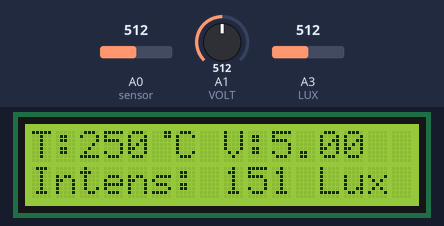
Simulated run of this sketch. Board: Arduino Uno, built with avr-gcc and run on an emulated ATmega328P. On the bench: 16×2 character LCD. The test bench sets the inputs (shaded band); at power-on: A1 (VOLT) = 512, A3 (LUX) = 512, A0 (sensor) = 512. What the sketch prints to the serial monitor is not drawn.

Above: at 3.2 s.
3.3 s: A1 (VOLT) set to 716
At 4.9 s:
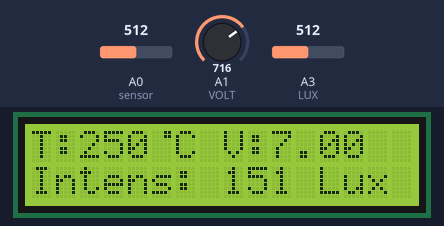
5.2 s: A3 (LUX) set to 716
At 6.5 s:
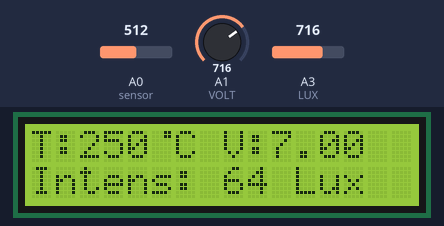
6.8 s: A0 (sensor) set to 716
At 8.1 s:
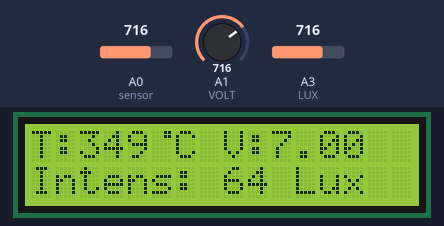
8.4 s: A1 (VOLT) set to 900
At 8.9 s:
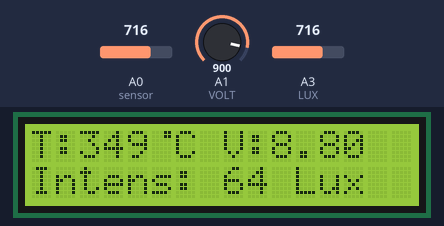
10.0 s: A3 (LUX) set to 900
At 10.6 s:
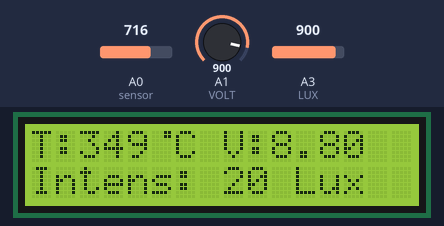
11.6 s: A0 (sensor) set to 900
At 12.3 s:
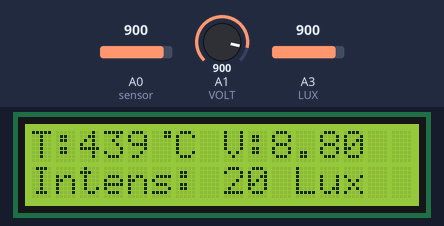
Timing chart, 0 to 14.2 s (numbered marks = the images above; inputs shaded):
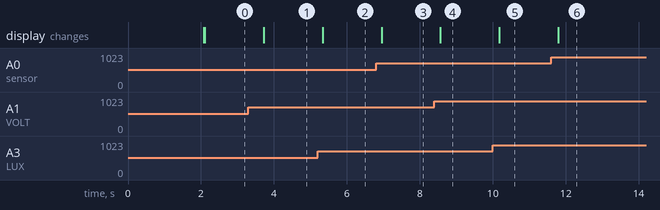

The sketch:

solar1.ino
```cpp
#include<LiquidCrystal.h>
#define sensor A0
#define VOLT A1
#define LUX A3
LiquidCrystal lcd(2,3,4,5,6,7);
float analog_value, temp, volt, volts,lux,Temp;
int temp1, value;
byte degree[8] =
              {
                0b00011,
                0b00011,
                0b00000,
                0b00000,
                0b00000,
                0b00000,
                0b00000,
                0b00000
              };
void setup()
{
  lcd.begin(16,2);
  lcd.createChar(1, degree);
  Serial.begin(9600);
  lcd.setCursor(0,0);
  lcd.print("  Solar Energy  ");
  lcd.setCursor(0,1);
  lcd.print("  Measurement   ");
  delay(2000);
  lcd.clear();
}
void loop()
{
  /*---------Temperature-------*/
     float reading=analogRead(sensor);
     analog_value=reading*(5.0/1023.0)*100;
     delay(10);

  /*---------Voltage----------*/

  temp1=analogRead(VOLT);
  volts= (temp1/511.5)*5;
  delay(10);
  /*-----Light Intensity------*/

   value=analogRead(LUX);
   volt=(value/1023.0)*5;
   lux=((2500/volt)-500)/3.3;
   delay(10);

  /*------Display Result------*/
    lcd.clear();
    lcd.setCursor(0,0);
    lcd.print("T:");
    lcd.print((int)analog_value);
    lcd.write(1);
    lcd.print("C");

    lcd.setCursor(8,0);
    lcd.print("V:");
    lcd.print(volts);

    lcd.setCursor(0,1);
    lcd.print("Intens: ");
    lcd.print((int)lux);
    lcd.print(" Lux");


   Serial.println((int)Temp);
   Serial.println(volts);
   Serial.println((int)lux);
   delay(500);
}
```

Measured:
- after the input at 3.3 s, the display: changes after 0.42 s (image 1)
- after the input at 5.2 s, the display: changes after 0.14 s (image 2)
- after the input at 6.8 s, the display: changes after 0.15 s (image 3)
- after the input at 8.4 s, the display: changes after 0.16 s (image 4)
- after the input at 10.0 s, the display: changes after 0.18 s (image 5)
- after the input at 11.6 s, the display: changes after 0.19 s (image 6)
